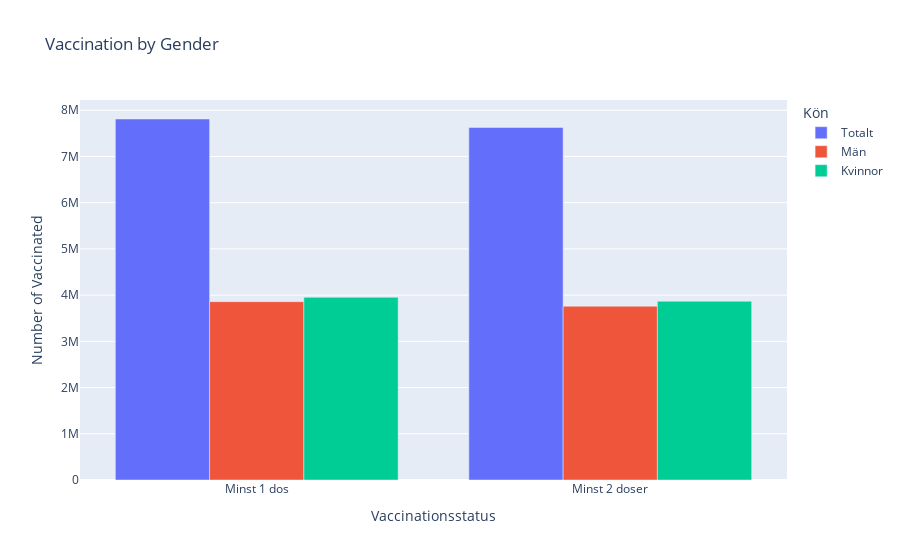

Notebook cell for this chart:
### Markdown cell above
### Analyzing Patients in ICU (Sweden)
The goal with these three plots is to discern whether there is a pattern among individuals admitted to the Intensive Care Unit (ICU). Upon examining the charts, a clear trend emerges, indicating that the majority of individuals admitted to the ICU are older, with a higher representation of men. Additionally, the charts illustrate that women are slightly more inclined to receive the vaccine, although the difference is not substantial.

### Code cell
vaccine_data = pd.read_excel("Labb-data/Folkhalsomyndigheten_Covid19_vaccine.xlsx", sheet_name="Vaccinerade kön")

fig = px.bar(vaccine_data, x="Vaccinationsstatus", y="Antal vaccinerade", color="Kön",
             title="Vaccination by Gender",
             labels={"Antal vaccinerade": "Number of Vaccinated"},
             barmode="group",
             template="plotly")

fig.show()
# fig.write_html("Task3_Gender.html")

### Figure 1 — Plotly figure (JSON) as saved in the notebook; plotly's stock layout.template omitted (floating-point values rounded to 4 significant figures)
{"data": [{"alignmentgroup": "True", "hovertemplate": "Kön=Totalt<br>Vaccinationsstatus=%{x}<br>Number of Vaccinated=%{y}<extra></extra>", "legendgroup": "Totalt", "marker": {"color": "#636efa", "pattern": {"shape": ""}}, "name": "Totalt", "offsetgroup": "Totalt", "orientation": "v", "showlegend": true, "textposition": "auto", "type": "bar", "x": ["Minst 1 dos", "Minst 2 doser"], "xaxis": "x", "y": [7810380, 7627588], "yaxis": "y"}, {"alignmentgroup": "True", "hovertemplate": "Kön=Män<br>Vaccinationsstatus=%{x}<br>Number of Vaccinated=%{y}<extra></extra>", "legendgroup": "Män", "marker": {"color": "#EF553B", "pattern": {"shape": ""}}, "name": "Män", "offsetgroup": "Män", "orientation": "v", "showlegend": true, "textposition": "auto", "type": "bar", "x": ["Minst 1 dos", "Minst 2 doser"], "xaxis": "x", "y": [3858688, 3759898], "yaxis": "y"}, {"alignmentgroup": "True", "hovertemplate": "Kön=Kvinnor<br>Vaccinationsstatus=%{x}<br>Number of Vaccinated=%{y}<extra></extra>", "legendgroup": "Kvinnor", "marker": {"color": "#00cc96", "pattern": {"shape": ""}}, "name": "Kvinnor", "offsetgroup": "Kvinnor", "orientation": "v", "showlegend": true, "textposition": "auto", "type": "bar", "x": ["Minst 1 dos", "Minst 2 doser"], "xaxis": "x", "y": [3951692, 3867690], "yaxis": "y"}], "layout": {"barmode": "group", "legend": {"title": {"text": "Kön"}, "tracegroupgap": 0}, "title": {"text": "Vaccination by Gender"}, "xaxis": {"anchor": "y", "domain": [0, 1], "title": {"text": "Vaccinationsstatus"}}, "yaxis": {"anchor": "x", "domain": [0, 1], "title": {"text": "Number of Vaccinated"}}}}
